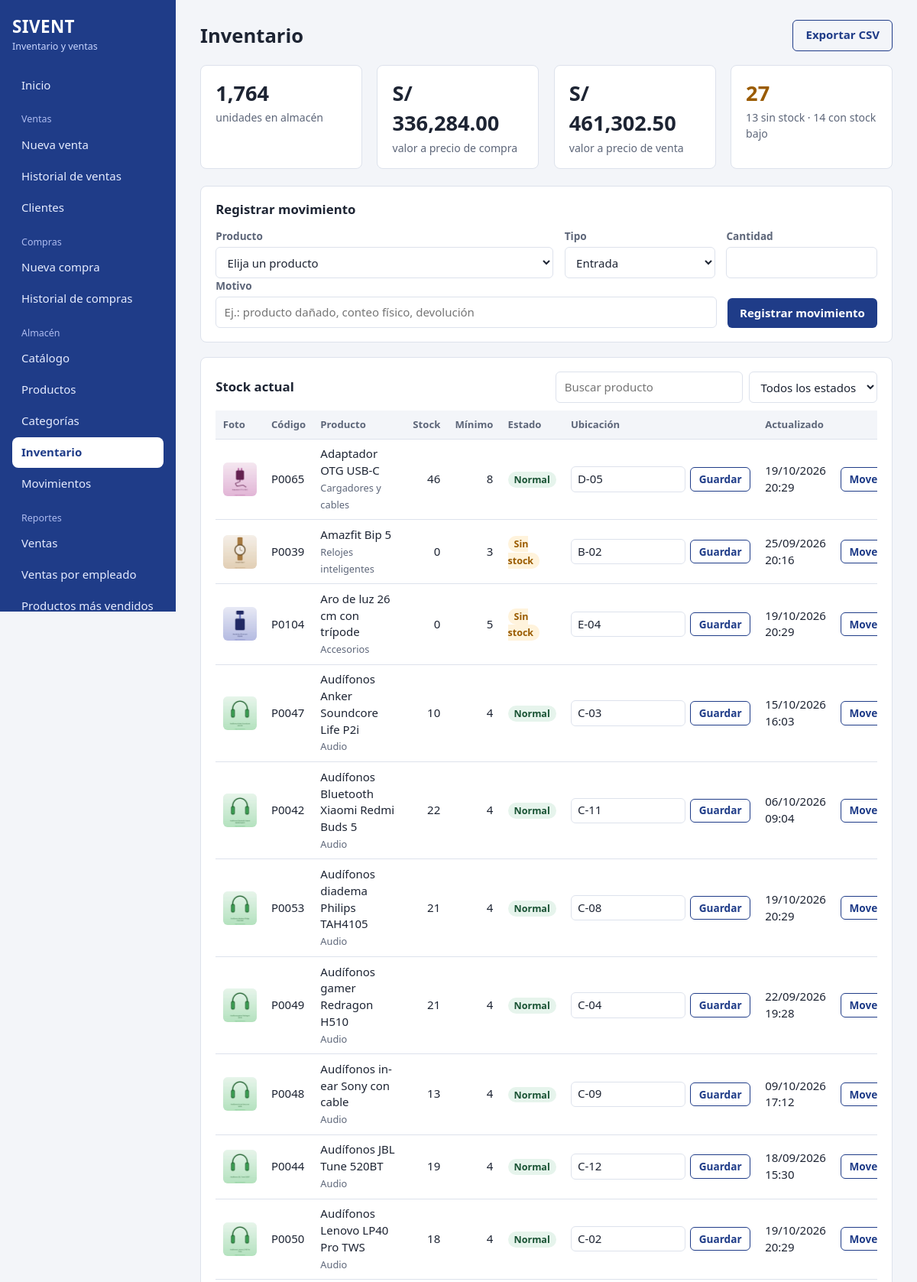
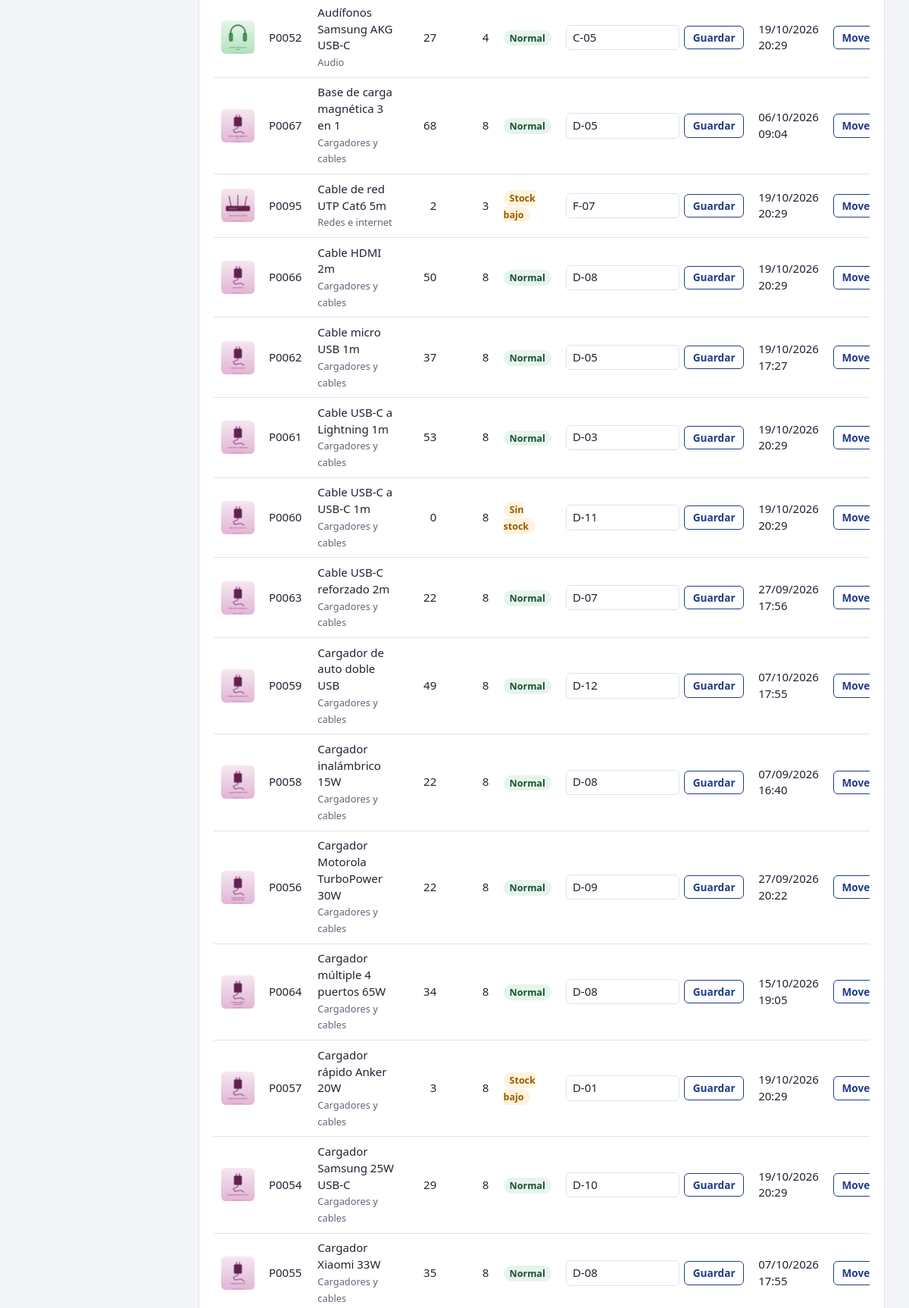
The app's page /inventario (signed in, upper part) with its own data (2 pictures, top to bottom).
### tables this page shows
CREATE TABLE inventario(
    id INTEGER PRIMARY KEY AUTOINCREMENT,
    producto_id INTEGER NOT NULL UNIQUE REFERENCES productos(id),
    cantidad INTEGER NOT NULL DEFAULT 0 CHECK(cantidad >= 0),
    ubicacion TEXT NOT NULL DEFAULT '',
    fecha_actualizacion TEXT NOT NULL
);

CREATE TABLE productos(
    id INTEGER PRIMARY KEY AUTOINCREMENT,
    codigo TEXT NOT NULL UNIQUE,
    nombre TEXT NOT NULL,
    descripcion TEXT NOT NULL DEFAULT '',
    precio_compra REAL NOT NULL DEFAULT 0 CHECK(precio_compra >= 0),
    precio_venta REAL NOT NULL CHECK(precio_venta >= 0),
    categoria_id INTEGER NOT NULL REFERENCES categorias(id),
    stock_min INTEGER NOT NULL DEFAULT 0 CHECK(stock_min >= 0),
    activo INTEGER NOT NULL DEFAULT 1
, imagen TEXT NOT NULL DEFAULT '');

CREATE TABLE categorias(
    id INTEGER PRIMARY KEY AUTOINCREMENT,
    nombre TEXT NOT NULL UNIQUE,
    descripcion TEXT NOT NULL DEFAULT '',
    activo INTEGER NOT NULL DEFAULT 1
);

### inventario.py (the view)
@bp.route("/inventario")
@requiere("inventario")
def lista():
    con = get_db()
    filas = con.execute("""
        SELECT p.id, p.codigo, p.nombre, p.imagen, c.nombre AS categoria, p.stock_min, p.precio_compra, p.precio_venta,
               COALESCE(i.cantidad,0) AS cantidad, COALESCE(i.ubicacion,'') AS ubicacion, i.fecha_actualizacion
        FROM productos p JOIN categorias c ON c.id = p.categoria_id
        LEFT JOIN inventario i ON i.producto_id = p.id
        WHERE p.activo=1 ORDER BY p.nombre COLLATE NOCASE""").fetchall()
    con.close()
    kpi = {"unidades": sum(f["cantidad"] for f in filas),
           "costo": sum(f["cantidad"] * f["precio_compra"] for f in filas),
           "venta": sum(f["cantidad"] * f["precio_venta"] for f in filas),
           "agotados": sum(1 for f in filas if f["cantidad"] == 0),
           "bajos": sum(1 for f in filas if 0 < f["cantidad"] <= f["stock_min"])}
    return render_template("inventario.html", filas=filas, kpi=kpi)

### app.py (called while the page is built)
@app.template_filter("soles")
def soles(v):
    return f"S/ {float(v or 0):,.2f}"

@app.template_filter("fh")
def fecha_hora(s):
    try:
        return datetime.strptime(s, "%Y-%m-%d %H:%M:%S").strftime("%d/%m/%Y %H:%M")
    except (TypeError, ValueError):
        return s or ""

@app.after_request
def cabeceras(resp):
    resp.headers.setdefault("X-Content-Type-Options", "nosniff")
    resp.headers.setdefault("X-Frame-Options", "SAMEORIGIN")
    resp.headers.setdefault("Referrer-Policy", "same-origin")
    return resp

### auth.py (called while the page is built)
def csrf_token():
    if "csrf" not in session:
        session["csrf"] = secrets.token_hex(16)
    return session["csrf"]

def requiere(*modulos):
    def deco(f):
        @wraps(f)
        def w(*a, **k):
            if g.user is None:
                if request.path.startswith("/api/"):
                    return jsonify(error="Sesión expirada. Inicie sesión de nuevo."), 401
                return redirect(url_for("login", next=request.path))
            if modulos and not any(m in g.user["permisos"] for m in modulos):
                abort(403)
            return f(*a, **k)
        return w
    return deco

### db.py (called while the page is built)
def get_db():
    con = sqlite3.connect(DB_PATH, timeout=10, isolation_level=None)
    con.row_factory = sqlite3.Row
    con.execute("PRAGMA foreign_keys = ON;")
    con.execute("PRAGMA journal_mode = WAL;")
    return con

### imagenes.py (called while the page is built)
def url(token, miniatura=False):
    if not token or not TOKEN.match(token):
        return ""
    return url_for("catalogo.media", archivo=f"{token}{'_t' if miniatura else ''}.webp")

def iniciales(nombre):
    palabras = [p for p in re.split(r"[\s\-_/]+", (nombre or "").strip()) if p]
    return "".join(p[0] for p in palabras[:2]).upper() or "?"

def tono(texto):
    return sum(ord(c) * (i + 1) for i, c in enumerate(texto or "")) % 360

def foto(token, nombre, miniatura=True, clase="", alt=""):
    clase = ("foto " + clase).strip()
    if token and TOKEN.match(token):
        return Markup('<img class="{}" src="{}" alt="{}" loading="lazy" decoding="async">').format(
            clase, url(token, miniatura), alt)
    return Markup('<span class="{} ph" style="--h:{}" aria-hidden="true">{}</span>').format(
        clase, tono(nombre), escape(iniciales(nombre)))

### templates/inventario.html (shortened to what this page needs)
{% extends 'base.html' %}
{% block content %}
<div class="titulo-fila">
  <h1>Inventario</h1>
  <a class="btn sec empuja" href="{{ url_for('inventario.exportar') }}">Exportar CSV</a>
</div>
<div class="resumen cuatro">
  <div class="dato"><span class="cifra">{{ '{:,}'.format(kpi.unidades) }}</span><span class="rotulo">unidades en almacén</span></div>
  <div class="dato"><span class="cifra">{{ kpi.costo|soles }}</span><span class="rotulo">valor a precio de compra</span></div>
  <div class="dato"><span class="cifra">{{ kpi.venta|soles }}</span><span class="rotulo">valor a precio de venta</span></div>
  <div class="dato"><span class="cifra {{ 'alerta' if kpi.agotados or kpi.bajos }}">{{ kpi.agotados + kpi.bajos }}</span><span class="rotulo">{{ kpi.agotados }} sin stock · {{ kpi.bajos }} con stock bajo</span></div>
</div>
<form method="post" action="{{ url_for('inventario.movimiento') }}" class="panel" id="form-mov">
  <h2>Registrar movimiento</h2>
  <div class="fila-campos">
    <div class="campo ancho"><label for="m-prod">Producto</label>
      <select id="m-prod" name="producto_id" required>
        <option value="">Elija un producto</option>
      </select></div>
    <div class="campo"><label for="m-tipo">Tipo</label>
      <select id="m-tipo" name="tipo"><option value="ENTRADA">Entrada</option><option value="SALIDA">Salida</option><option value="AJUSTE">Ajuste (stock contado)</option></select></div>
    <div class="campo"><label for="m-cant" id="m-cant-label">Cantidad</label><input id="m-cant" name="cantidad" type="number" min="0" step="1" required></div>
  </div>
  <div class="fila-campos">
    <div class="campo ancho"><label for="m-motivo">Motivo</label><input id="m-motivo" name="motivo" required maxlength="120" placeholder="Ej.: producto dañado, conteo físico, devolución"></div>
    <div class="campo" style="flex:0 0 auto"><button class="btn">Registrar movimiento</button></div>
  </div>
</form>
<section class="panel">
  <div class="cabecera-tabla">
    <h2>Stock actual</h2>
    <div class="filtros">
      <input type="search" id="i-buscar" placeholder="Buscar producto" aria-label="Buscar producto">
      <select id="i-estado" aria-label="Filtrar por estado">
        <option value="">Todos los estados</option>
      </select>
    </div>
  </div>
  {% if filas %}
  <div class="tabla-scroll">
  <table id="tabla-inv">
    <thead><tr><th>Foto</th><th>Código</th><th>Producto</th><th class="num">Stock</th><th class="num">Mínimo</th><th>Estado</th><th>Ubicación</th><th>Actualizado</th><th></th></tr></thead>
    <tbody>
    {% for f in filas %}
      <tr data-estado="{{ 'agotado' if f.cantidad == 0 else ('bajo' if f.cantidad <= f.stock_min else 'normal') }}">
        <td class="col-foto">{{ foto(f.imagen, f.nombre) }}</td>
        <td>{{ f.codigo }}</td><td>{{ f.nombre }}<br><small class="muted">{{ f.categoria }}</small></td>
        <td class="num">{{ f.cantidad }}</td><td class="num">{{ f.stock_min }}</td>
        <td>{% if f.cantidad == 0 %}<span class="tag bajo">Sin stock</span>{% elif f.cantidad <= f.stock_min %}<span class="tag bajo">Stock bajo</span>{% else %}<span class="tag okk">Normal</span>{% endif %}</td>
        <td>
          <form method="post" action="{{ url_for('inventario.ubicacion', pid=f.id) }}" class="en-linea fila-mini">
            <input name="ubicacion" value="{{ f.ubicacion }}" maxlength="60" aria-label="Ubicación de {{ f.nombre }}">
            <button class="btn sec chico">Guardar</button>
          </form>
        </td>
        <td>{{ f.fecha_actualizacion|fh }}</td>
        <td class="acc"><button type="button" class="btn sec chico js-mov" data-id="{{ f.id }}">Mover</button></td>
      </tr>
    {% endfor %}
    </tbody>
  </table>
  </div>
  {% else %}<p class="vacio">No hay productos activos. Regístrelos en Productos.</p>{% endif %}
</section>
{% endblock %}

### static/css/style.css (style rules this page uses)
:root { --bg: #f3f5f9; --surface: #fff; --ink: #1d2433; --muted: #5d6679; --line: #dde2ec; --azul: #1f3c88; --azul-osc: #163172; --verde: #2e7d4f; --verde-osc: #256640; --rojo: #b3261e; --ambar: #9a5b00; --ambar-bg: #fff3dc; --radio: 8px; }
* { box-sizing: border-box; }
html { font-family: "Segoe UI", system-ui, -apple-system, Roboto, sans-serif; color: var(--ink); background: var(--bg); }
body { margin: 0; font-size: 15px; line-height: 1.45; }
h1 { font-size: 1.6rem; margin: 0 0 1.1rem; }
h2 { font-size: 1.05rem; margin: 0 0 .8rem; }
a { color: var(--azul); }
.panel { background: var(--surface); border: 1px solid var(--line); border-radius: var(--radio); padding: 1.1rem 1.2rem; margin-bottom: 1.2rem; }
.resumen { display: grid; grid-template-columns: 1.6fr 1fr 1fr; gap: 1.2rem; margin-bottom: 1.4rem; }
.dato { background: var(--surface); border: 1px solid var(--line); border-radius: var(--radio); padding: 1rem 1.2rem; display: flex; flex-direction: column; gap: .2rem; }
.dato .cifra { font-size: 1.7rem; font-weight: 700; font-variant-numeric: tabular-nums; }
.dato .rotulo { color: var(--muted); font-size: .88rem; }
.cifra.alerta { color: var(--ambar); }
label { display: block; font-size: .85rem; color: var(--muted); margin: .7rem 0 .25rem; font-weight: 600; }
input, select { width: 100%; padding: .55rem .65rem; border: 1px solid var(--line); border-radius: 6px; font: inherit; color: var(--ink); background: var(--surface); }
.fila-campos { display: flex; flex-wrap: wrap; gap: .9rem; align-items: flex-end; }
.fila-campos .campo { flex: 1 1 130px; }
.fila-campos .campo.ancho { flex: 3 1 240px; }
.fila-campos label { margin-top: 0; }
.btn { display: inline-block; padding: .55rem 1rem; border: 0; border-radius: 6px; background: var(--azul); color: #fff; font: inherit; font-weight: 600; cursor: pointer; text-decoration: none; text-align: center; }
.btn.sec { background: transparent; color: var(--azul); border: 1px solid var(--azul); }
.btn.chico { padding: .3rem .65rem; font-size: .85rem; }
.en-linea { display: inline; }
.cabecera-tabla { display: flex; justify-content: space-between; align-items: center; gap: 1rem; flex-wrap: wrap; margin-bottom: .6rem; }
.cabecera-tabla h2 { margin: 0; }
.cabecera-tabla input { max-width: 260px; }
.tabla-scroll { overflow-x: auto; }
table { width: 100%; border-collapse: collapse; }
th, td { padding: .55rem .6rem; text-align: left; border-bottom: 1px solid var(--line); vertical-align: middle; }
thead th { background: var(--bg); font-size: .82rem; color: var(--muted); position: sticky; top: 0; }
td.num, th.num { text-align: right; font-variant-numeric: tabular-nums; }
td.acc { white-space: nowrap; text-align: right; }
.tag { padding: .12rem .5rem; border-radius: 99px; font-size: .78rem; font-weight: 600; }
.tag.bajo { background: var(--ambar-bg); color: var(--ambar); }
.tag.okk { background: #e6f4ec; color: #185233; }
@media (prefers-reduced-motion: no-preference) { .btn, .side nav a { transition: background .15s; } }
.muted { color: var(--muted); }
small.muted { font-size: .8rem; }
.titulo-fila { display: flex; justify-content: space-between; align-items: center; gap: 1rem; margin-bottom: 1.1rem; }
.titulo-fila h1 { margin: 0; }
.empuja { margin-left: auto !important; }
.fila-mini { display: inline-flex; gap: .4rem; align-items: center; }
.fila-mini input { width: 150px; padding: .3rem .5rem; }
td.num, th.num { white-space: nowrap; }
.foto { display: block; width: 44px; height: 44px; border-radius: 6px; object-fit: cover; background: var(--bg); flex: none; }
.col-foto { width: 56px; }
.filtros { display: flex; gap: .5rem; flex-wrap: wrap; align-items: center; }
.filtros input, .filtros select { width: auto; min-width: 150px; max-width: 260px; }
.resumen.cuatro { grid-template-columns: repeat(4, 1fr); }

### records on screen
inventario: nombre (picture), codigo "P0065", nombre "Adaptador OTG USB-C", categoria "Cargadores y cables", cantidad "46", stock_min "8", shows "Normal", ubicacion "D-05", fecha_actualizacion|fh "19/10/2026 20:29"
inventario: nombre (picture), codigo "P0039", nombre "Amazfit Bip 5", categoria "Relojes inteligentes", cantidad "0", stock_min "3", shows "Sin stock", ubicacion "B-02", fecha_actualizacion|fh "25/09/2026 20:16"
inventario: nombre (picture), codigo "P0104", nombre "Aro de luz 26 cm con trípode", categoria "Accesorios", cantidad "0", stock_min "5", shows "Sin stock", ubicacion "E-04", fecha_actualizacion|fh "19/10/2026 20:29"
inventario: nombre (picture), codigo "P0047", nombre "Audífonos Anker Soundcore Life P2i", categoria "Audio", cantidad "10", stock_min "4", shows "Normal", ubicacion "C-03", fecha_actualizacion|fh "15/10/2026 16:03"
inventario: nombre (picture), codigo "P0042", nombre "Audífonos Bluetooth Xiaomi Redmi Buds 5", categoria "Audio", cantidad "22", stock_min "4", shows "Normal", ubicacion "C-11", fecha_actualizacion|fh "06/10/2026 09:04"
inventario: nombre (picture), codigo "P0053", nombre "Audífonos diadema Philips TAH4105", categoria "Audio", cantidad "21", stock_min "4", shows "Normal", ubicacion "C-08", fecha_actualizacion|fh "19/10/2026 20:29"
inventario: nombre (picture), codigo "P0049", nombre "Audífonos gamer Redragon H510", categoria "Audio", cantidad "21", stock_min "4", shows "Normal", ubicacion "C-04", fecha_actualizacion|fh "22/09/2026 19:28"
inventario: nombre (picture), codigo "P0048", nombre "Audífonos in-ear Sony con cable", categoria "Audio", cantidad "13", stock_min "4", shows "Normal", ubicacion "C-09", fecha_actualizacion|fh "09/10/2026 17:12"
inventario: nombre (picture), codigo "P0044", nombre "Audífonos JBL Tune 520BT", categoria "Audio", cantidad "19", stock_min "4", shows "Normal", ubicacion "C-12", fecha_actualizacion|fh "18/09/2026 15:30"
inventario: nombre (picture), codigo "P0050", nombre "Audífonos Lenovo LP40 Pro TWS", categoria "Audio", cantidad "18", stock_min "4", shows "Normal", ubicacion "C-02", fecha_actualizacion|fh "19/10/2026 20:29"
inventario: nombre (picture), codigo "P0052", nombre "Audífonos Samsung AKG USB-C", categoria "Audio", cantidad "27", stock_min "4", shows "Normal", ubicacion "C-05", fecha_actualizacion|fh "19/10/2026 20:29"
inventario: nombre (picture), codigo "P0067", nombre "Base de carga magnética 3 en 1", categoria "Cargadores y cables", cantidad "68", stock_min "8", shows "Normal", ubicacion "D-05", fecha_actualizacion|fh "06/10/2026 09:04"
inventario: nombre (picture), codigo "P0095", nombre "Cable de red UTP Cat6 5m", categoria "Redes e internet", cantidad "2", stock_min "3", shows "Stock bajo", ubicacion "F-07", fecha_actualizacion|fh "19/10/2026 20:29"
inventario: nombre (picture), codigo "P0066", nombre "Cable HDMI 2m", categoria "Cargadores y cables", cantidad "50", stock_min "8", shows "Normal", ubicacion "D-08", fecha_actualizacion|fh "19/10/2026 20:29"
inventario: nombre (picture), codigo "P0062", nombre "Cable micro USB 1m", categoria "Cargadores y cables", cantidad "37", stock_min "8", shows "Normal", ubicacion "D-05", fecha_actualizacion|fh "19/10/2026 17:27"
inventario: nombre (picture), codigo "P0061", nombre "Cable USB-C a Lightning 1m", categoria "Cargadores y cables", cantidad "53", stock_min "8", shows "Normal", ubicacion "D-03", fecha_actualizacion|fh "19/10/2026 20:29"
inventario: nombre (picture), codigo "P0060", nombre "Cable USB-C a USB-C 1m", categoria "Cargadores y cables", cantidad "0", stock_min "8", shows "Sin stock", ubicacion "D-11", fecha_actualizacion|fh "19/10/2026 20:29"
inventario: nombre (picture), codigo "P0063", nombre "Cable USB-C reforzado 2m", categoria "Cargadores y cables", cantidad "22", stock_min "8", shows "Normal", ubicacion "D-07", fecha_actualizacion|fh "27/09/2026 17:56"
inventario: nombre (picture), codigo "P0059", nombre "Cargador de auto doble USB", categoria "Cargadores y cables", cantidad "49", stock_min "8", shows "Normal", ubicacion "D-12", fecha_actualizacion|fh "07/10/2026 17:55"
inventario: nombre (picture), codigo "P0058", nombre "Cargador inalámbrico 15W", categoria "Cargadores y cables", cantidad "22", stock_min "8", shows "Normal", ubicacion "D-08", fecha_actualizacion|fh "07/09/2026 16:40"
inventario: nombre (picture), codigo "P0056", nombre "Cargador Motorola TurboPower 30W", categoria "Cargadores y cables", cantidad "22", stock_min "8", shows "Normal", ubicacion "D-09", fecha_actualizacion|fh "27/09/2026 20:22"
inventario: nombre (picture), codigo "P0064", nombre "Cargador múltiple 4 puertos 65W", categoria "Cargadores y cables", cantidad "34", stock_min "8", shows "Normal", ubicacion "D-08", fecha_actualizacion|fh "15/10/2026 19:05"
inventario: nombre (picture), codigo "P0057", nombre "Cargador rápido Anker 20W", categoria "Cargadores y cables", cantidad "3", stock_min "8", shows "Stock bajo", ubicacion "D-01", fecha_actualizacion|fh "19/10/2026 20:29"
inventario: nombre (picture), codigo "P0054", nombre "Cargador Samsung 25W USB-C", categoria "Cargadores y cables", cantidad "29", stock_min "8", shows "Normal", ubicacion "D-10", fecha_actualizacion|fh "19/10/2026 20:29"
inventario: nombre (picture), codigo "P0055", nombre "Cargador Xiaomi 33W", categoria "Cargadores y cables", cantidad "35", stock_min "8", shows "Normal", ubicacion "D-08", fecha_actualizacion|fh "07/10/2026 17:55"

### other values on screen
{{ texto }} "Inicio Nueva venta Historial de ventas Clientes Nueva compra Historial de compras Catálogo Productos Categorías Inventario Movimientos Ventas Ventas por empleado Productos más vendidos"
{{ '{:,}'.format(kpi.unidades) }} "1,764"
{{ kpi.costo|soles }} "S/ 336,284.00"
{{ kpi.venta|soles }} "S/ 461,302.50"
{{ kpi.agotados + kpi.bajos }} "27"
{{ kpi.agotados }} "13"
{{ kpi.bajos }} "14"
